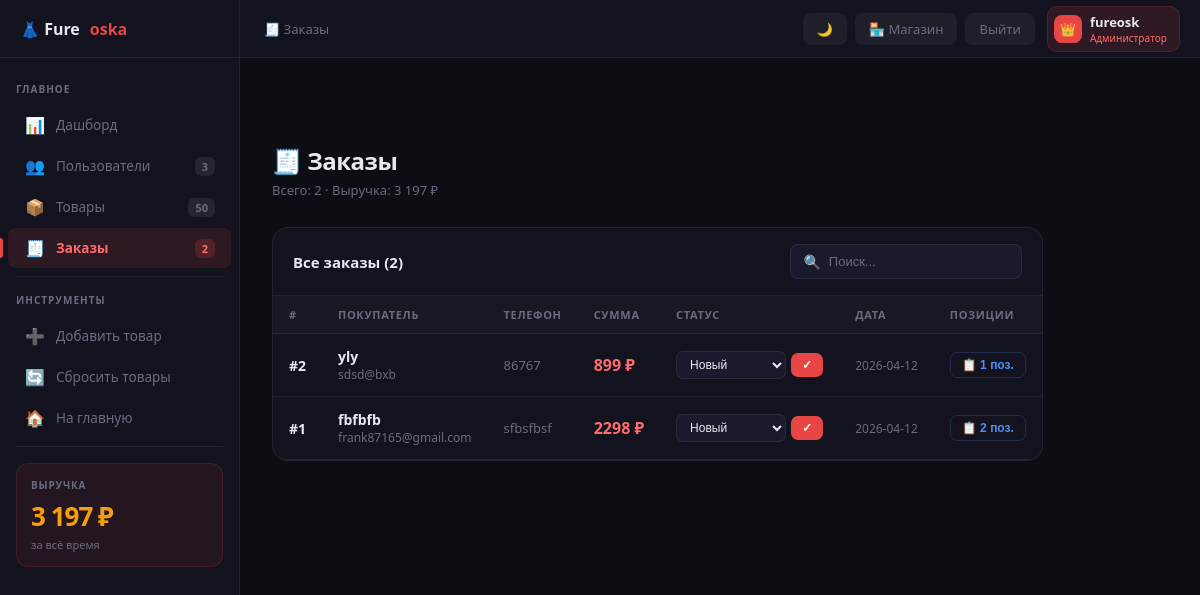
Page /admin/orders (signed in) on the committed database.
### tables this page shows
CREATE TABLE users (
            id INTEGER PRIMARY KEY AUTOINCREMENT,
            username TEXT UNIQUE NOT NULL,
            email TEXT UNIQUE NOT NULL,
            password TEXT NOT NULL,
            role TEXT NOT NULL DEFAULT 'buyer',
            shop_name TEXT, shop_desc TEXT, avatar TEXT,
            created_at TEXT DEFAULT CURRENT_TIMESTAMP);

CREATE TABLE orders (
            id INTEGER PRIMARY KEY AUTOINCREMENT,
            buyer_id INTEGER, buyer_name TEXT, phone TEXT, email TEXT,
            address TEXT, payment TEXT, total INTEGER,
            status TEXT DEFAULT 'Новый',
            created_at TEXT DEFAULT CURRENT_TIMESTAMP,
            FOREIGN KEY (buyer_id) REFERENCES users(id));

### app.py (the view)
@app.route("/admin/orders")
def admin_orders():
    if not admin_required(): return redirect(url_for("home"))
    conn = get_db()
    orders = conn.execute("""SELECT o.*,u.username as buyer_username FROM orders o
        LEFT JOIN users u ON o.buyer_id=u.id ORDER BY o.created_at DESC""").fetchall()
    orders_with_items = [{"order":o,"lines":conn.execute("SELECT * FROM order_items WHERE order_id=?",(o["id"],)).fetchall()} for o in orders]
    stats = get_admin_stats(conn); conn.close()
    return render_template("admin.html",section="orders",orders=orders_with_items,stats=stats,dark=get_dark(),user=current_user())

### app.py (called while the page is built)
def get_db():
    conn = sqlite3.connect(DB)
    conn.row_factory = sqlite3.Row
    return conn

def current_user():
    uid = session.get("user_id")
    if not uid: return None
    conn = get_db()
    user = conn.execute("SELECT * FROM users WHERE id=?",(uid,)).fetchone()
    conn.close()
    return user

def get_dark():
    return session.get("dark",False)

def admin_required():
    user = current_user()
    return user and user["role"] == "admin"

def get_admin_stats(conn):
    return {
        "users":    conn.execute("SELECT COUNT(*) FROM users").fetchone()[0],
        "sellers":  conn.execute("SELECT COUNT(*) FROM users WHERE role='seller'").fetchone()[0],
        "buyers":   conn.execute("SELECT COUNT(*) FROM users WHERE role='buyer'").fetchone()[0],
        "products": conn.execute("SELECT COUNT(*) FROM products").fetchone()[0],
        "orders":   conn.execute("SELECT COUNT(*) FROM orders").fetchone()[0],
        "revenue":  conn.execute("SELECT COALESCE(SUM(total),0) FROM orders").fetchone()[0],
    }

### templates/admin.html (shortened to what this page needs)
<!DOCTYPE html>
<html>
<head>
</head>
<body>
<header class="topbar">
    <a href="/" class="t-logo">👗 Fure<span class="dot">oska</span></a>
    <div class="t-mid">
        {% if section=='dashboard' %}📊 Дашборд
        {% elif section=='users' %}👥 Пользователи
        {% elif section in ('products','product_edit') %}📦 Товары
        {% elif section=='orders' %}🧾 Заказы{% endif %}
    </div>
    <div class="t-right">
        <a href="/toggle-theme" class="tb">{{ '☀️' if dark else '🌙' }}</a>
        <a href="/shop" class="tb">🏪 Магазин</a>
        <a href="/logout" class="tb">Выйти</a>
        <div class="t-user">
            <div class="t-av">👑</div>
            <div>
                <div class="t-name">{{ user.username }}</div>
                <div class="t-role">Администратор</div>
            </div>
        </div>
    </div>
</header>
<div style="display:flex;min-height:100vh;padding-top:58px;">
<aside class="sidebar" id="sidebar">
    <div class="nav-lbl" style="margin-top:8px;">Главное</div>
    <a href="/admin" class="nav-item {{ 'active' if section=='dashboard' else '' }}"><span class="nav-ico">📊</span>Дашборд</a>
    <a href="/admin/users" class="nav-item {{ 'active' if section=='users' else '' }}"><span class="nav-ico">👥</span>Пользователи<span class="nav-badge">{{ stats.users }}</span></a>
    <a href="/admin/products" class="nav-item {{ 'active' if section in ('products','product_edit') else '' }}"><span class="nav-ico">📦</span>Товары<span class="nav-badge">{{ stats.products }}</span></a>
    <a href="/admin/orders" class="nav-item {{ 'active' if section=='orders' else '' }}"><span class="nav-ico">🧾</span>Заказы<span class="nav-badge">{{ stats.orders }}</span></a>
    <div class="s-div"></div>
    <div class="nav-lbl">Инструменты</div>
    <a href="/add" class="nav-item"><span class="nav-ico">➕</span>Добавить товар</a>
    <a href="/admin/reset-products" class="nav-item" onclick="return confirm('Сбросить все товары?')"><span class="nav-ico">🔄</span>Сбросить товары</a>
    <a href="/" class="nav-item"><span class="nav-ico">🏠</span>На главную</a>
    <div class="s-div"></div>
    <div class="rev-box">
        <div class="rev-lbl">Выручка</div>
        <div class="rev-val">{{ "{:,}".format(stats.revenue).replace(",", " ") }} ₽</div>
        <div class="rev-sub">за всё время</div>
    </div>
</aside>
<main class="main">
<div class="content">
{% if section=='dashboard' %}
<div class="phdr">
    <div><h1>Добро пожаловать, {{ user.username }} 👋</h1><p>Обзор магазина — все данные в реальном времени</p></div>
</div>
<div class="stat-grid">
    <div class="scard"><div class="scard-top"><div class="sico r">👥</div></div><div class="sval r">{{ stats.users }}</div><div class="slbl">Пользователей</div></div>
    <div class="scard"><div class="scard-top"><div class="sico b">🏪</div></div><div class="sval b">{{ stats.sellers }}</div><div class="slbl">Продавцов</div></div>
    <div class="scard"><div class="scard-top"><div class="sico g">📦</div></div><div class="sval g">{{ stats.products }}</div><div class="slbl">Товаров</div></div>
    <div class="scard"><div class="scard-top"><div class="sico p">🧾</div></div><div class="sval p">{{ stats.orders }}</div><div class="slbl">Заказов</div></div>
    <div class="scard"><div class="scard-top"><div class="sico o">💰</div></div><div class="sval o" style="font-size:20px;">{{ "{:,}".format(stats.revenue).replace(",", " ") }}</div><div class="slbl">Выручка (₽)</div></div>
</div>
<div class="qgrid">
    <a href="/admin/users" class="qbtn pr"><span class="qico">👥</span>Пользователи</a>
    <a href="/admin/products" class="qbtn"><span class="qico">📦</span>Товары</a>
    <a href="/admin/orders" class="qbtn"><span class="qico">🧾</span>Заказы</a>
    <a href="/add" class="qbtn"><span class="qico">➕</span>Добавить товар</a>
</div>
<div class="dash-grid">
    <div class="dcard">
        <h3>🧾 Последние заказы</h3>
        {% if recent_orders %}<ul class="mlist">{% for o in recent_orders %}
        <li><div><div class="ml-name">#{{ o.id }} — {{ o.buyer_name }}</div><div class="ml-sub">{{ o.created_at[:10] }} · {{ o.status }}</div></div><div class="ml-val">{{ o.total }} ₽</div></li>
        {% endfor %}</ul>{% else %}<div class="empty-s"><div class="ei">🧾</div><p>Заказов пока нет</p></div>{% endif %}
    </div>
    <div class="dcard">
        <h3>👥 Новые пользователи</h3>
        {% if recent_users %}<ul class="mlist">{% for u in recent_users %}
        <li><div><div class="ml-name">{{ u.username }}</div><div class="ml-sub">{{ u.email }}</div></div><span class="badge badge-{{ u.role }}">{% if u.role=='admin' %}👑 Админ{% elif u.role=='seller' %}🏪 Продавец{% else %}🛍️ Покупатель{% endif %}</span></li>
        {% endfor %}</ul>{% else %}<div class="empty-s"><div class="ei">👥</div><p>Нет данных</p></div>{% endif %}
    </div>
</div>
{% elif section=='orders' %}
<div class="phdr"><div><h1>🧾 Заказы</h1><p>Всего: {{ stats.orders }} · Выручка: {{ "{:,}".format(stats.revenue).replace(",", " ") }} ₽</p></div></div>
<div class="card">
    <div class="card-hdr">
        <span class="card-title">Все заказы ({{ orders|length }})</span>
        <div class="sbox"><span style="color:var(--muted)">🔍</span><input type="text" placeholder="Поиск..." oninput="filterTable('oT',this.value)"></div>
    </div>
    {% if orders %}
    <table id="oT">
        <thead><tr><th>#</th><th>Покупатель</th><th>Телефон</th><th>Сумма</th><th>Статус</th><th>Дата</th><th>Позиции</th></tr></thead>
        <tbody>{% for entry in orders %}<tr>
            <td><strong>#{{ entry.order.id }}</strong></td>
            <td><div style="font-weight:600">{{ entry.order.buyer_name }}</div><div style="font-size:12px;color:var(--muted)">{{ entry.order.email }}</div></td>
            <td style="font-size:13px;color:var(--muted)">{{ entry.order.phone }}</td>
            <td style="font-weight:800;color:var(--accent2);font-size:16px">{{ entry.order.total }} ₽</td>
            <td><form method="POST" action="/admin/orders/status/{{ entry.order.id }}" class="rform"><select name="status">{% for s in ['Новый','В обработке','Отправлен','Доставлен','Отменён'] %}<option {% if entry.order.status==s %}selected{% endif %}>{{ s }}</option>{% endfor %}</select><button type="submit">✓</button></form></td>
            <td style="color:var(--muted);font-size:12px">{{ entry.order.created_at[:10] }}</td>
            <td><button class="act act-e" onclick="toggleItems({{ entry.order.id }})">📋 {{ entry.lines|length }} поз.</button></td>
        </tr>
        {% endfor %}</tbody>
    </table>
    {% else %}<div class="empty-s"><div class="ei">🧾</div><p>Заказов пока нет</p></div>{% endif %}
</div>
{% endif %}
</div>
</main>
</div>
</body>
</html>

### rows in the picture
users: username "fureosk"
orders: order.id "2", order.buyer_name "yly", order.email "sdsd@bxb", order.phone "86767", order.total "899", status "Новый", order "2026-04-12"
orders: order.id "1", order.buyer_name "fbfbfb", order.email "frank87165@gmail.com", order.phone "sfbsfbsf", order.total "2298", status "Новый", order "2026-04-12"

### other values in the picture
{{ '☀️' if dark else '🌙' }} "🌙"
{{ stats.users }} "3"
{{ stats.products }} "50"
{{ stats.orders }} "2"
{{ "{:,}".format(stats.revenue).replace(",", " ") }} "3 197"
{{ orders|length }} "2"
{{ entry.lines|length }} "1" "2"
